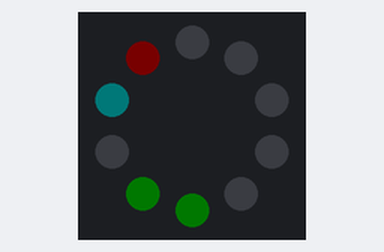
The program below on a simulated Circuit Playground running CircuitPython. Parts: the board's ring of 10 RGB LEDs (number 0 left of the top, counting anticlockwise). Dim RGB values are drawn brighter than linear.

Above: at 0.1 s.
At 1.1 s:
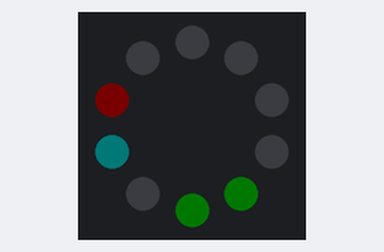
At 2.1 s:
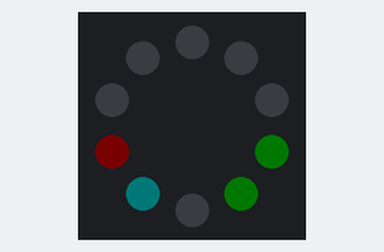
At 5.1 s:
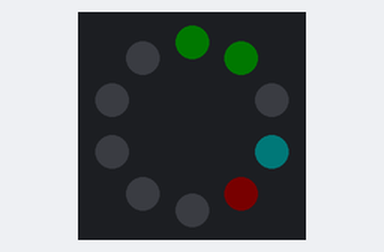
At 7.1 s:
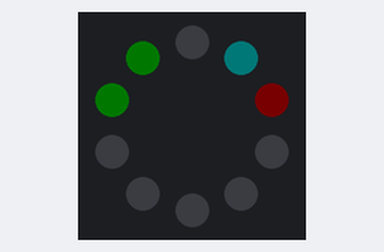
At 9.6 s:
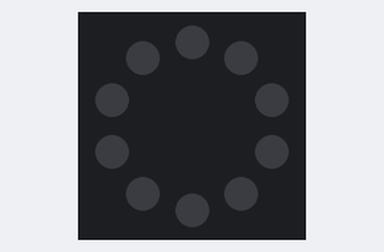

Measured:
- by itself, everything shown: repeats every 10.0 s, in 20 steps
- what the display in image 1 shows lasts 0.5 s, from 1.0 s to 1.5 s

The program:

Color-Chase.py
```python
from time import sleep
import board
import neopixel

pixels = neopixel.NeoPixel(board.NEOPIXEL, 10, brightness = 0.01)

n = 0.5
x = y = z = a = 0
while True:
    pixels[x] = (255, 0, 0)
    pixels[y + 1] = (0, 255, 255)
    pixels[z + 3] = (0, 255, 0)
    pixels[a + 4] = (0, 255, 0)
    sleep(n)
    pixels.fill((0, 0, 0))
    sleep(n)
    x += 1
    y +=1
    z += 1
    a +=1
    if x == 10:
        x = 0
    if y == 9:
        y = -1
    if z == 7:
        z = -3
    if a == 6:
        a = -4
```
